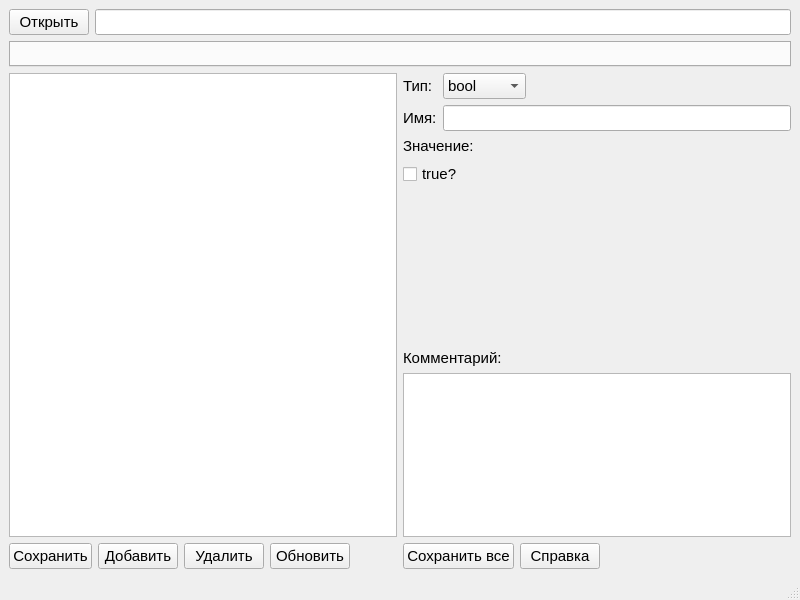
<?xml version="1.0" encoding="UTF-8"?>
<ui version="4.0">
 <class>MainWindow</class>
 <widget class="QMainWindow" name="MainWindow">
  <property name="geometry">
   <rect>
    <x>0</x>
    <y>0</y>
    <width>800</width>
    <height>600</height>
   </rect>
  </property>
  <property name="minimumSize">
   <size>
    <width>800</width>
    <height>600</height>
   </size>
  </property>
  <property name="maximumSize">
   <size>
    <width>16777215</width>
    <height>16777215</height>
   </size>
  </property>
  <property name="windowTitle">
   <string>CFGReader</string>
  </property>
  <widget class="QWidget" name="centralwidget">
   <layout class="QVBoxLayout" name="verticalLayout_4">
    <item>
     <layout class="QHBoxLayout" name="horizontalLayout_4">
      <item>
       <widget class="QPushButton" name="openPushButton">
        <property name="font">
         <font>
          <pointsize>11</pointsize>
         </font>
        </property>
        <property name="text">
         <string>Открыть</string>
        </property>
       </widget>
      </item>
      <item>
       <widget class="QLineEdit" name="projDirLineEdit">
        <property name="font">
         <font>
          <pointsize>11</pointsize>
         </font>
        </property>
       </widget>
      </item>
     </layout>
    </item>
    <item>
     <widget class="QTabWidget" name="tabsWidget">
      <property name="minimumSize">
       <size>
        <width>0</width>
        <height>26</height>
       </size>
      </property>
      <property name="maximumSize">
       <size>
        <width>16777215</width>
        <height>26</height>
       </size>
      </property>
      <property name="font">
       <font>
        <pointsize>8</pointsize>
       </font>
      </property>
     </widget>
    </item>
    <item>
     <layout class="QHBoxLayout" name="horizontalLayout_3">
      <item>
       <layout class="QVBoxLayout" name="verticalLayout_5">
        <item>
         <widget class="QListWidget" name="optionsListWidget"/>
        </item>
        <item>
         <layout class="QHBoxLayout" name="horizontalLayout_2">
          <item>
           <widget class="QPushButton" name="saveButton">
            <property name="font">
             <font>
              <pointsize>11</pointsize>
             </font>
            </property>
            <property name="text">
             <string>Сохранить</string>
            </property>
           </widget>
          </item>
          <item>
           <widget class="QPushButton" name="addButton">
            <property name="font">
             <font>
              <pointsize>11</pointsize>
             </font>
            </property>
            <property name="text">
             <string>Добавить</string>
            </property>
           </widget>
          </item>
          <item>
           <widget class="QPushButton" name="removeButton">
            <property name="font">
             <font>
              <pointsize>11</pointsize>
             </font>
            </property>
            <property name="text">
             <string>Удалить</string>
            </property>
           </widget>
          </item>
          <item>
           <widget class="QPushButton" name="updateButton">
            <property name="font">
             <font>
              <pointsize>11</pointsize>
             </font>
            </property>
            <property name="text">
             <string>Обновить</string>
            </property>
           </widget>
          </item>
          <item>
           <spacer name="horizontalSpacer_2">
            <property name="orientation">
             <enum>Qt::Horizontal</enum>
            </property>
            <property name="sizeHint" stdset="0">
             <size>
              <width>40</width>
              <height>20</height>
             </size>
            </property>
           </spacer>
          </item>
         </layout>
        </item>
       </layout>
      </item>
      <item>
       <layout class="QVBoxLayout" name="verticalLayout_3">
        <item>
         <layout class="QFormLayout" name="formLayout_3">
          <item row="0" column="0">
           <widget class="QLabel" name="label">
            <property name="font">
             <font>
              <pointsize>11</pointsize>
             </font>
            </property>
            <property name="text">
             <string>Тип:</string>
            </property>
           </widget>
          </item>
          <item row="0" column="1">
           <widget class="QComboBox" name="optionTypeComboBox">
            <property name="maximumSize">
             <size>
              <width>83</width>
              <height>16777215</height>
             </size>
            </property>
            <property name="font">
             <font>
              <pointsize>11</pointsize>
             </font>
            </property>
            <property name="editable">
             <bool>false</bool>
            </property>
            <item>
             <property name="text">
              <string>bool</string>
             </property>
            </item>
            <item>
             <property name="text">
              <string>string</string>
             </property>
            </item>
            <item>
             <property name="text">
              <string>int</string>
             </property>
            </item>
            <item>
             <property name="text">
              <string>double</string>
             </property>
            </item>
           </widget>
          </item>
          <item row="1" column="0">
           <widget class="QLabel" name="label_2">
            <property name="font">
             <font>
              <pointsize>11</pointsize>
             </font>
            </property>
            <property name="text">
             <string>Имя:</string>
            </property>
           </widget>
          </item>
          <item row="1" column="1">
           <widget class="QLineEdit" name="nameLineEdit">
            <property name="font">
             <font>
              <pointsize>11</pointsize>
             </font>
            </property>
            <property name="maxLength">
             <number>30</number>
            </property>
           </widget>
          </item>
         </layout>
        </item>
        <item>
         <widget class="QLabel" name="label_5">
          <property name="font">
           <font>
            <pointsize>11</pointsize>
           </font>
          </property>
          <property name="text">
           <string>Значение:</string>
          </property>
         </widget>
        </item>
        <item>
         <widget class="QStackedWidget" name="stackedWidget">
          <property name="currentIndex">
           <number>0</number>
          </property>
          <widget class="QWidget" name="page">
           <widget class="QCheckBox" name="valueCheckBox">
            <property name="geometry">
             <rect>
              <x>0</x>
              <y>0</y>
              <width>91</width>
              <height>26</height>
             </rect>
            </property>
            <property name="font">
             <font>
              <pointsize>11</pointsize>
             </font>
            </property>
            <property name="text">
             <string>true?</string>
            </property>
           </widget>
          </widget>
          <widget class="QWidget" name="page_2">
           <layout class="QGridLayout" name="gridLayout">
            <item row="0" column="0">
             <widget class="QPlainTextEdit" name="valueTextEdit">
              <property name="font">
               <font>
                <pointsize>11</pointsize>
               </font>
              </property>
              <property name="tabChangesFocus">
               <bool>true</bool>
              </property>
             </widget>
            </item>
           </layout>
          </widget>
          <widget class="QWidget" name="page_3">
           <layout class="QGridLayout" name="gridLayout_2">
            <item row="0" column="0">
             <layout class="QVBoxLayout" name="verticalLayout">
              <item>
               <widget class="QtLongLongSpinBox" name="valueSpinBox">
                <property name="font">
                 <font>
                  <pointsize>11</pointsize>
                 </font>
                </property>
                <property name="minimum">
                 <number>0</number>
                </property>
               </widget>
              </item>
              <item>
               <layout class="QFormLayout" name="formLayout">
                <item row="0" column="0">
                 <widget class="QLabel" name="label_3">
                  <property name="font">
                   <font>
                    <pointsize>11</pointsize>
                   </font>
                  </property>
                  <property name="text">
                   <string>Мин. значение:</string>
                  </property>
                 </widget>
                </item>
                <item row="0" column="1">
                 <widget class="QtLongLongSpinBox" name="minSpinBox">
                  <property name="font">
                   <font>
                    <pointsize>11</pointsize>
                   </font>
                  </property>
                 </widget>
                </item>
                <item row="1" column="0">
                 <widget class="QLabel" name="label_4">
                  <property name="font">
                   <font>
                    <pointsize>11</pointsize>
                   </font>
                  </property>
                  <property name="text">
                   <string>Макс. значение:</string>
                  </property>
                 </widget>
                </item>
                <item row="1" column="1">
                 <widget class="QtLongLongSpinBox" name="maxSpinBox">
                  <property name="font">
                   <font>
                    <pointsize>11</pointsize>
                   </font>
                  </property>
                 </widget>
                </item>
               </layout>
              </item>
             </layout>
            </item>
           </layout>
          </widget>
          <widget class="QWidget" name="page_4">
           <layout class="QGridLayout" name="gridLayout_3">
            <item row="0" column="0">
             <layout class="QVBoxLayout" name="verticalLayout_2">
              <item>
               <widget class="QDoubleSpinBox" name="valueDoubleSpinBox">
                <property name="font">
                 <font>
                  <pointsize>11</pointsize>
                 </font>
                </property>
                <property name="decimals">
                 <number>323</number>
                </property>
                <property name="minimum">
                 <double>-10000000000000000910359990503684350104604539951754865571545457374840902895351334152154180097541612190564352.000000000000000</double>
                </property>
                <property name="maximum">
                 <double>10000000000000000910359990503684350104604539951754865571545457374840902895351334152154180097541612190564352.000000000000000</double>
                </property>
               </widget>
              </item>
              <item>
               <layout class="QFormLayout" name="formLayout_2">
                <item row="0" column="0">
                 <widget class="QLabel" name="label_7">
                  <property name="font">
                   <font>
                    <pointsize>11</pointsize>
                   </font>
                  </property>
                  <property name="text">
                   <string>Мин. значение:</string>
                  </property>
                 </widget>
                </item>
                <item row="0" column="1">
                 <widget class="QDoubleSpinBox" name="minDoubleSpinBox">
                  <property name="font">
                   <font>
                    <pointsize>11</pointsize>
                   </font>
                  </property>
                  <property name="decimals">
                   <number>323</number>
                  </property>
                  <property name="minimum">
                   <double>-10000000000000000910359990503684350104604539951754865571545457374840902895351334152154180097541612190564352.000000000000000</double>
                  </property>
                  <property name="maximum">
                   <double>10000000000000000910359990503684350104604539951754865571545457374840902895351334152154180097541612190564352.000000000000000</double>
                  </property>
                  <property name="value">
                   <double>0.000000000000000</double>
                  </property>
                 </widget>
                </item>
                <item row="1" column="0">
                 <widget class="QLabel" name="label_8">
                  <property name="font">
                   <font>
                    <pointsize>11</pointsize>
                   </font>
                  </property>
                  <property name="text">
                   <string>Макс значение:</string>
                  </property>
                 </widget>
                </item>
                <item row="1" column="1">
                 <widget class="QDoubleSpinBox" name="maxDoubleSpinBox">
                  <property name="font">
                   <font>
                    <pointsize>11</pointsize>
                   </font>
                  </property>
                  <property name="decimals">
                   <number>323</number>
                  </property>
                  <property name="minimum">
                   <double>-10000000000000000910359990503684350104604539951754865571545457374840902895351334152154180097541612190564352.000000000000000</double>
                  </property>
                  <property name="maximum">
                   <double>10000000000000000910359990503684350104604539951754865571545457374840902895351334152154180097541612190564352.000000000000000</double>
                  </property>
                 </widget>
                </item>
               </layout>
              </item>
             </layout>
            </item>
           </layout>
          </widget>
         </widget>
        </item>
        <item>
         <widget class="QLabel" name="label_6">
          <property name="font">
           <font>
            <pointsize>11</pointsize>
           </font>
          </property>
          <property name="text">
           <string>Комментарий:</string>
          </property>
         </widget>
        </item>
        <item>
         <widget class="QPlainTextEdit" name="commentTextBox">
          <property name="font">
           <font>
            <pointsize>11</pointsize>
           </font>
          </property>
          <property name="inputMethodHints">
           <set>Qt::ImhMultiLine</set>
          </property>
          <property name="frameShape">
           <enum>QFrame::StyledPanel</enum>
          </property>
          <property name="tabChangesFocus">
           <bool>true</bool>
          </property>
         </widget>
        </item>
        <item>
         <layout class="QHBoxLayout" name="horizontalLayout">
          <item>
           <widget class="QPushButton" name="saveAllButton">
            <property name="font">
             <font>
              <pointsize>11</pointsize>
             </font>
            </property>
            <property name="text">
             <string>Сохранить все</string>
            </property>
           </widget>
          </item>
          <item>
           <widget class="QPushButton" name="helpButton">
            <property name="font">
             <font>
              <pointsize>11</pointsize>
             </font>
            </property>
            <property name="text">
             <string>Справка</string>
            </property>
           </widget>
          </item>
          <item>
           <spacer name="horizontalSpacer">
            <property name="orientation">
             <enum>Qt::Horizontal</enum>
            </property>
            <property name="sizeHint" stdset="0">
             <size>
              <width>128</width>
              <height>20</height>
             </size>
            </property>
           </spacer>
          </item>
         </layout>
        </item>
       </layout>
      </item>
     </layout>
    </item>
   </layout>
  </widget>
  <widget class="QStatusBar" name="statusbar"/>
 </widget>
 <customwidgets>
  <customwidget>
   <class>QtLongLongSpinBox</class>
   <extends>QSpinBox</extends>
   <header>qtlonglongspinbox.h</header>
  </customwidget>
 </customwidgets>
 <tabstops>
  <tabstop>openPushButton</tabstop>
  <tabstop>projDirLineEdit</tabstop>
  <tabstop>tabsWidget</tabstop>
  <tabstop>optionsListWidget</tabstop>
  <tabstop>optionTypeComboBox</tabstop>
  <tabstop>nameLineEdit</tabstop>
  <tabstop>valueCheckBox</tabstop>
  <tabstop>valueTextEdit</tabstop>
  <tabstop>valueSpinBox</tabstop>
  <tabstop>minSpinBox</tabstop>
  <tabstop>maxSpinBox</tabstop>
  <tabstop>valueDoubleSpinBox</tabstop>
  <tabstop>minDoubleSpinBox</tabstop>
  <tabstop>maxDoubleSpinBox</tabstop>
  <tabstop>commentTextBox</tabstop>
  <tabstop>saveButton</tabstop>
  <tabstop>addButton</tabstop>
  <tabstop>removeButton</tabstop>
  <tabstop>updateButton</tabstop>
  <tabstop>saveAllButton</tabstop>
  <tabstop>helpButton</tabstop>
 </tabstops>
 <resources/>
 <connections/>
</ui>
